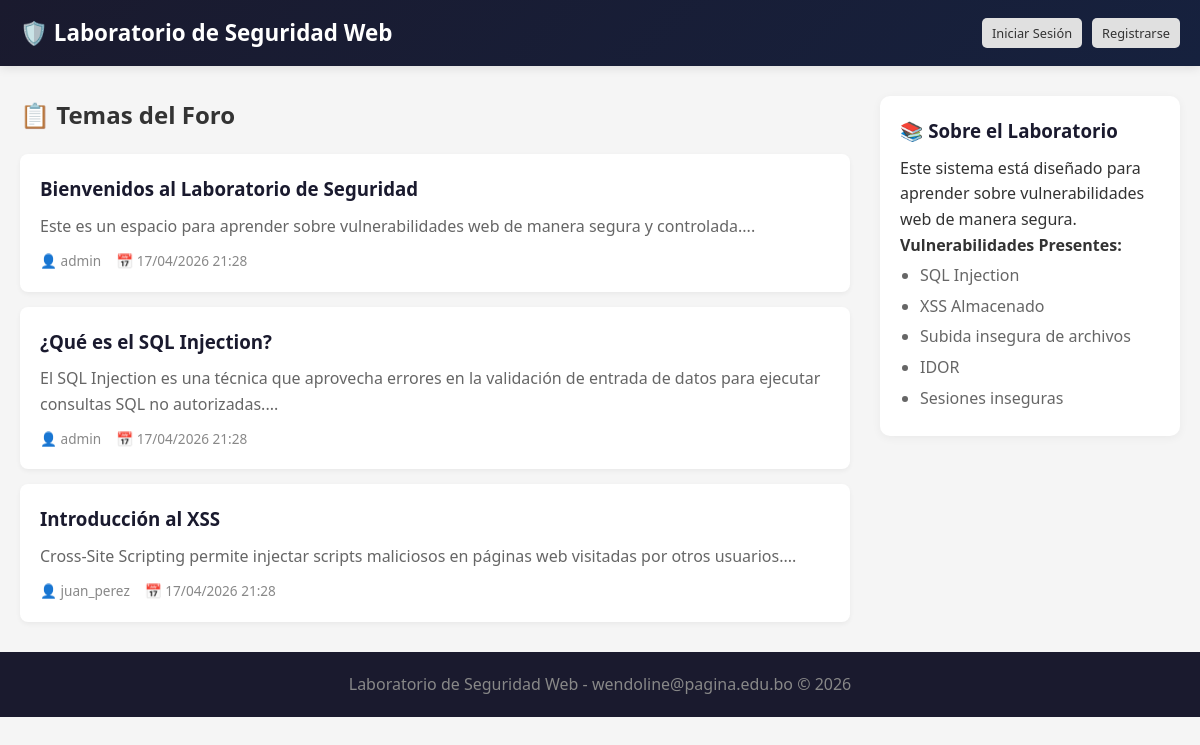
The page / on the database its author committed.
### tables this page shows
CREATE TABLE IF NOT EXISTS temas (
    id INT AUTO_INCREMENT PRIMARY KEY,
    titulo VARCHAR(200) NOT NULL,
    contenido TEXT NOT NULL,
    usuario_id INT NOT NULL,
    fecha_creacion TIMESTAMP DEFAULT CURRENT_TIMESTAMP,
    FOREIGN KEY (usuario_id) REFERENCES usuarios(id) ON DELETE CASCADE,
    INDEX idx_usuario (usuario_id)
);

CREATE TABLE IF NOT EXISTS usuarios (
    id INT AUTO_INCREMENT PRIMARY KEY,
    username VARCHAR(50) NOT NULL UNIQUE,
    email VARCHAR(100) NOT NULL UNIQUE,
    password VARCHAR(50) NOT NULL,
    nombre_completo VARCHAR(100),
    bio TEXT,
    avatar VARCHAR(255) DEFAULT NULL,
    user_hash VARCHAR(32) DEFAULT NULL,
    fecha_registro TIMESTAMP DEFAULT CURRENT_TIMESTAMP,
    INDEX idx_username (username),
    INDEX idx_user_hash (user_hash)
);

### config/config.php (called while the page is built, shortened)
<?php
function isLoggedIn() {
    return isset($_SESSION['user_id']);
}

### index.php (the view, shortened to what this page needs)
<?php
require_once 'config/config.php';
$conn = getConnection();
$sql = "SELECT t.*, u.username, u.nombre_completo
        FROM temas t
        JOIN usuarios u ON t.usuario_id = u.id
        ORDER BY t.fecha_creacion DESC";
$result = $conn->query($sql);
?>
<!DOCTYPE html>
<html lang="es">
<head>
    <link rel="stylesheet" href="css/style.css">
</head>
<body>
    <header class="header">
        <div class="container header-content">
            <h1>🛡️ Laboratorio de Seguridad Web</h1>
            <nav>
                <?php if (isLoggedIn()): ?>
                    <span class="user-info">👤 <?php echo $_SESSION['username']; ?></span>
                    <a href="topics/create.php" class="btn btn-sm">+ Nuevo Tema</a>
                    <a href="profile/edit.php" class="btn btn-sm">Mi Perfil</a>
                    <a href="auth/logout.php" class="btn btn-sm btn-danger">Cerrar Sesión</a>
                <?php else: ?>
                    <a href="auth/login.php" class="btn btn-sm">Iniciar Sesión</a>
                    <a href="auth/register.php" class="btn btn-sm">Registrarse</a>
                <?php endif; ?>
            </nav>
        </div>
    </header>
    <main class="container">
        <section class="topics-section">
            <div class="section-header">
                <h2>📋 Temas del Foro</h2>
            </div>
            <?php if ($result && $result->num_rows > 0): ?>
                <div class="topics-list">
                    <?php while ($tema = $result->fetch_assoc()): ?>
                        <article class="topic-card">
                            <h3>
                                <a href="topics/view.php?id=<?php echo $tema['id']; ?>">
                                    <?php echo htmlspecialchars($tema['titulo']); ?>
                                </a>
                            </h3>
                            <p class="topic-preview"><?php echo substr(htmlspecialchars($tema['contenido']), 0, 200); ?>...</p>
                            <div class="topic-meta">
                                <span>👤 <?php echo htmlspecialchars($tema['username']); ?></span>
                                <span>📅 <?php echo date('d/m/Y H:i', strtotime($tema['fecha_creacion'])); ?></span>
                            </div>
                        </article>
                    <?php endwhile; ?>
                </div>
            <?php else: ?>
                <p class="no-topics">No hay temas disponibles. ¡Sé el primero en crear uno!</p>
            <?php endif; ?>
        </section>
        <aside class="sidebar">
            <div class="info-box">
                <h3>📚 Sobre el Laboratorio</h3>
                <p>Este sistema está diseñado para aprender sobre vulnerabilidades web de manera segura.</p>
                <h4>Vulnerabilidades Presentes:</h4>
                <ul>
                    <li>SQL Injection</li>
                    <li>XSS Almacenado</li>
                    <li>Subida insegura de archivos</li>
                    <li>IDOR</li>
                    <li>Sesiones inseguras</li>
                </ul>
            </div>
        </aside>
    </main>
    <footer class="footer">
        <p>Laboratorio de Seguridad Web - wendoline@pagina.edu.bo &copy; <?php echo date('Y'); ?></p>
    </footer>
</body>
</html>

### css/style.css (style rules this page uses)
* { margin: 0; padding: 0; box-sizing: border-box; }
body { font-family: 'Segoe UI', Tahoma, Geneva, Verdana, sans-serif; line-height: 1.6; color: #333; background-color: #f5f5f5; }
.container { max-width: 1200px; margin: 0 auto; padding: 0 20px; }
.header { background: linear-gradient(135deg, #1a1a2e 0%, #16213e 100%); color: white; padding: 15px 0; box-shadow: 0 2px 10px rgba(0,0,0,0.1); }
.header-content { display: flex; justify-content: space-between; align-items: center; }
.header h1 { font-size: 1.4rem; }
.header nav { display: flex; gap: 10px; align-items: center; }
.btn { display: inline-block; padding: 8px 16px; background-color: #e0e0e0; color: #333; text-decoration: none; border-radius: 5px; border: none; cursor: pointer; font-size: 0.9rem; transition: all 0.3s ease; }
.btn-sm { padding: 5px 10px; font-size: 0.8rem; }
.section-header { display: flex; justify-content: space-between; align-items: center; margin-bottom: 20px; }
.topics-section { flex: 1; }
.topics-list { display: flex; flex-direction: column; gap: 15px; }
.topic-card { background: white; padding: 20px; border-radius: 8px; box-shadow: 0 2px 5px rgba(0,0,0,0.05); transition: transform 0.2s; }
.topic-card h3 { margin-bottom: 10px; }
.topic-card h3 a { color: #1a1a2e; text-decoration: none; }
.topic-preview { color: #666; margin-bottom: 10px; }
.topic-meta { display: flex; gap: 15px; font-size: 0.85rem; color: #888; }
.sidebar { width: 300px; }
.info-box { background: white; padding: 20px; border-radius: 10px; box-shadow: 0 2px 10px rgba(0,0,0,0.05); }
.info-box h3 { color: #1a1a2e; margin-bottom: 10px; }
.info-box ul { margin-left: 20px; color: #666; }
.info-box li { margin: 5px 0; }
main.container { display: flex; gap: 30px; padding-top: 30px; padding-bottom: 30px; }
.footer { background: #1a1a2e; color: #888; text-align: center; padding: 20px 0; margin-top: auto; }

### rows shown on the page
temas: titulo "Bienvenidos al Laboratorio de Seguridad", contenido "Este es un espacio para aprender sobre vulnerabilidades web de manera segura y controlada.", usuario.username "admin", fecha_creacion "17/04/2026 21:28"
temas: titulo "¿Qué es el SQL Injection?", contenido "El SQL Injection es una técnica que aprovecha errores en la validación de entrada de datos para ejecutar consultas SQL no autorizadas.", usuario.username "admin", fecha_creacion "17/04/2026 21:28"
temas: titulo "Introducción al XSS", contenido "Cross-Site Scripting permite injectar scripts maliciosos en páginas web visitadas por otros usuarios.", usuario.username "juan_perez", fecha_creacion "17/04/2026 21:28"
